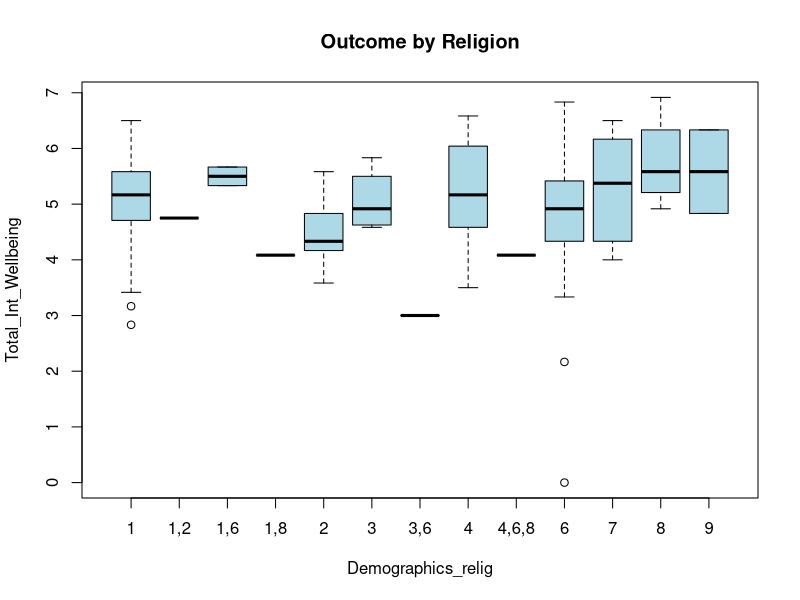

The R script that drew this image:
read.csv("Data/Complete_Data - 1.csv")
# Read the file, Data/ to access it in the folder
myData <- read.csv("Data/Complete_Data - 1.csv", header = TRUE)
# Assign File to something, header true needed to count first row as header not data


myData$Demographics_relig <- as.factor(myData$Demographics_relig)
#Turn Religion Into Groups

model1 <- aov(Total_Int_Wellbeing ~ myData$Demographics_relig, data = myData)
summary(model1)
TukeyHSD(model1)
boxplot(Total_Int_Wellbeing ~ Demographics_relig, data = myData, 
        main="Outcome by Religion", col="lightblue")
#Anova + Tukey for Post-Hoc - Significant??? No Tukey tho 8 and 2 most diff but 8 only has like 2 people

model2 <- aov(Total_Emot_Wellbeing ~ myData$Demographics_relig, data = myData)
summary(model2)
TukeyHSD(model2)
#Anova + Tukey for Post-Hoc -

model3 <- aov(Total_Social_Wellbeing ~ myData$Demographics_relig, data = myData)
summary(model3)
TukeyHSD(model3)
# Social Also sig? I might have done sum wrong

model4 <- aov(Total_Spirit_Wellbeing ~ myData$Demographics_relig, data = myData)
summary(model4)
TukeyHSD(model4)
# Also sig I def did something wrong
